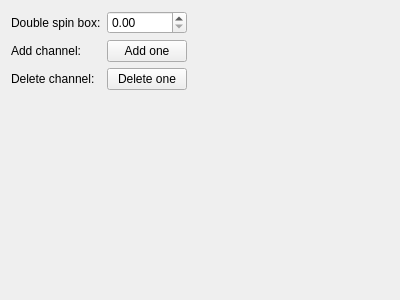
<?xml version="1.0" encoding="UTF-8"?>
<ui version="4.0">
 <class>DummySettingsView</class>
 <widget class="QWidget" name="DummySettingsView">
  <property name="geometry">
   <rect>
    <x>0</x>
    <y>0</y>
    <width>400</width>
    <height>300</height>
   </rect>
  </property>
  <property name="windowTitle">
   <string>Form</string>
  </property>
  <layout class="QGridLayout" name="gridLayout_2">
   <item row="1" column="0">
    <spacer name="verticalSpacer">
     <property name="orientation">
      <enum>Qt::Vertical</enum>
     </property>
     <property name="sizeHint" stdset="0">
      <size>
       <width>20</width>
       <height>40</height>
      </size>
     </property>
    </spacer>
   </item>
   <item row="0" column="0">
    <layout class="QGridLayout" name="gridLayout">
     <item row="1" column="0">
      <widget class="QLabel" name="m_qLabel_AddChannel">
       <property name="text">
        <string>Add channel:</string>
       </property>
      </widget>
     </item>
     <item row="0" column="1">
      <widget class="QDoubleSpinBox" name="m_pDoubleSpinBox_dummy"/>
     </item>
     <item row="0" column="0">
      <widget class="QLabel" name="label">
       <property name="text">
        <string>Double spin box:</string>
       </property>
      </widget>
     </item>
     <item row="2" column="0">
      <widget class="QLabel" name="m_qLabel_DeleteChannel">
       <property name="text">
        <string>Delete channel:</string>
       </property>
      </widget>
     </item>
     <item row="1" column="1">
      <widget class="QPushButton" name="m_qPushButton_AddOne">
       <property name="text">
        <string>Add one</string>
       </property>
      </widget>
     </item>
     <item row="2" column="1">
      <widget class="QPushButton" name="m_qPushButton_DeleteOne">
       <property name="text">
        <string>Delete one</string>
       </property>
      </widget>
     </item>
    </layout>
   </item>
   <item row="0" column="1">
    <spacer name="horizontalSpacer">
     <property name="orientation">
      <enum>Qt::Horizontal</enum>
     </property>
     <property name="sizeHint" stdset="0">
      <size>
       <width>40</width>
       <height>20</height>
      </size>
     </property>
    </spacer>
   </item>
  </layout>
 </widget>
 <resources/>
 <connections/>
</ui>
